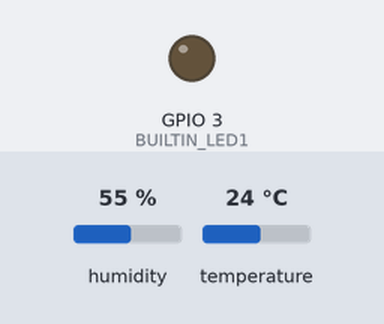
Bench run of a sketch on a simulated ESP8266 (NodeMCU). Parts: output pins drawn as LEDs (lit = HIGH). The inputs (shaded band) are chosen by the test bench; at power-on: humidity 55 %, temperature 24 °C. WiFi joins after 1.5 s; servers stay silent unless stated; no MQTT or app messages arrive unless stated; what the sketch prints to the serial monitor is not drawn.

Above: at 6.0 s.
At 11.3 s:
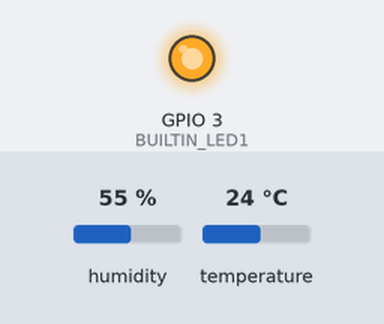
Timing chart, 0 to 13.7 s (numbered marks = the images above):
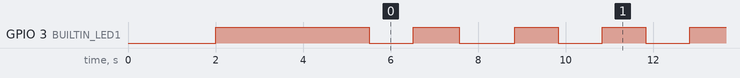

The sketch:

mqtt_esp8266_htu21_storage_room.ino
```cpp
 // Board:                                    SDA                    SCL
//  ESP8266 ESP-01:.......................... GPIO0/D5               GPIO2/D3
#include <Wire.h>
#include <HTU21D.h>
#include <ESP8266WiFi.h>
#include <PubSubClient.h>

HTU21D myHTU21D(HTU21D_RES_RH12_TEMP14);
const char* ssid = "Ting";
const char* password = "jacky825030";

//const char* ssid = "Sapido_BRE71n_d2415a";
//const char* password = "";

const char* mqttServer = "jackysensor.duckdns.org";  // MQTT伺服器位址
const char* mqttUserName = "pi";  // 使用者名稱，隨意設定。
const char* mqttPwd = "825030";  // MQTT密碼
const char* clientID = "Simple_esp01_htu21_storage_room";      // 用戶端ID，隨意設定。
const char* topic = "storage_room";

unsigned long prevMillis = 0;  // 暫存經過時間（毫秒）
const long interval = 5000;  // 上傳資料的間隔時間，20秒。
String msgStr = "";      // 暫存MQTT訊息字串

const short int BUILTIN_LED1 = 3; //GPIO3

float temp;  // 暫存溫度
float hum;   // 暫存濕度
// float Compensated_Humidity;

WiFiClient espClient;
PubSubClient client(espClient);


void setup_wifi() {
  delay(10);

  WiFi.begin(ssid, password);

  while (WiFi.status() != WL_CONNECTED) {
    delay(500);
    Serial.print(".");
  }

  Serial.println("");
  Serial.println("WiFi connected");
}

void reconnect() {
  while (!client.connected()) {
    if (client.connect(clientID, mqttUserName, mqttPwd)) {
      Serial.println("MQTT connected");
    } else {
      Serial.print("failed, rc=");
      Serial.print(client.state());
      Serial.println(" try again in 5 seconds");
      delay(5000);  // 等5秒之後再重試
    }
  }
}

void setup() {
  // pinMode(BUILTIN_LED1, FUNCTION_3);
  // PIN_FUNC_SELECT(PERIPHS_IO_MUX_U0RXD_U,FUNC_GPIO3);
  // pinMode(BUILTIN_LED1, OUTPUT); // Initialize the BUILTIN_LED1 pin as an output
   pinMode(3,OUTPUT);
 //  GPIO_OUTPUT_SET(GPIO_ID_PIN(3), level);
 //  gpio_output_set(0x00000011, 0, 0x00000011, 0);
   digitalWrite(3, LOW);
   delay(2000);
   digitalWrite(3, HIGH);
 //  gpio_output_set(0, 0x00000011, 0x00000011, 0);
   delay(2000);

  Serial.begin(9600);
  setup_wifi();
  client.setServer(mqttServer, 1880);


  while (myHTU21D.begin(0,2) != true)
  {
    digitalWrite(BUILTIN_LED1, LOW);
    Serial.println("HTU21D, SHT21 sensor is faild or not connected"); //(F()) saves string to flash & keeps dynamic memory free
    delay(5000);
  }
    Serial.println("HTU21D, SHT21 sensor is active");
    digitalWrite(BUILTIN_LED1, HIGH);
  }


void loop() {
     digitalWrite(BUILTIN_LED1, LOW);
     delay(1000);
     digitalWrite(BUILTIN_LED1, HIGH);
     delay(1000);
  if (!client.connected())
  {
    reconnect();
  }
  client.loop();

  // 等待20秒
  if (millis() - prevMillis > interval)
  {
    prevMillis = millis();
    digitalWrite(BUILTIN_LED1, LOW);
    // 讀取 HTU 的溫濕度資料
 /* DEMO - 1 */

  Serial.print(F("Temperature.........: ")); Serial.print(myHTU21D.readTemperature() ); Serial.println(F(" +-0.3C"));

    // 組合MQTT訊息；field1填入溫度、field2填入濕度
    msgStr=msgStr+myHTU21D.readTemperature();

    // 宣告字元陣列
    byte arrSize = msgStr.length() + 1;
    char msg[arrSize];

    Serial.print("Publish message: ");
    Serial.println(msgStr);
    msgStr.toCharArray(msg, arrSize); // 把String字串轉換成字元陣列格式
    client.publish("temp/storage_room", msg);       // 發布MQTT主題與訊息
        Serial.print(F("MQTT>> temp/storage_room ; "));Serial.println(msg);
    msgStr = "";
    delay(200);

    msgStr=msgStr+myHTU21D.readHumidity();
    arrSize = msgStr.length() + 1;
    msgStr.toCharArray(msg, arrSize);
    client.publish("hum/storage_room", msg);
        Serial.print(F("MQTT>> hum/storage_room ; "));Serial.println(msg);
    msgStr = "";
    digitalWrite(BUILTIN_LED1, HIGH);
  }
     /* back to lib. default resolution */
 // myHTU21D.softReset();
 // myHTU21D.setResolution(HTU21D_RES_RH12_TEMP14);


}
```

Measured:
- by itself, GPIO 3 (BUILTIN_LED1): repeats every 6.3 s: HIGH 1.1 s, LOW 1.3 s, 2 × (HIGH 1.0 s, LOW 1.0 s)
- by itself, everything shown: repeats every 6.3 s, in 6 steps
